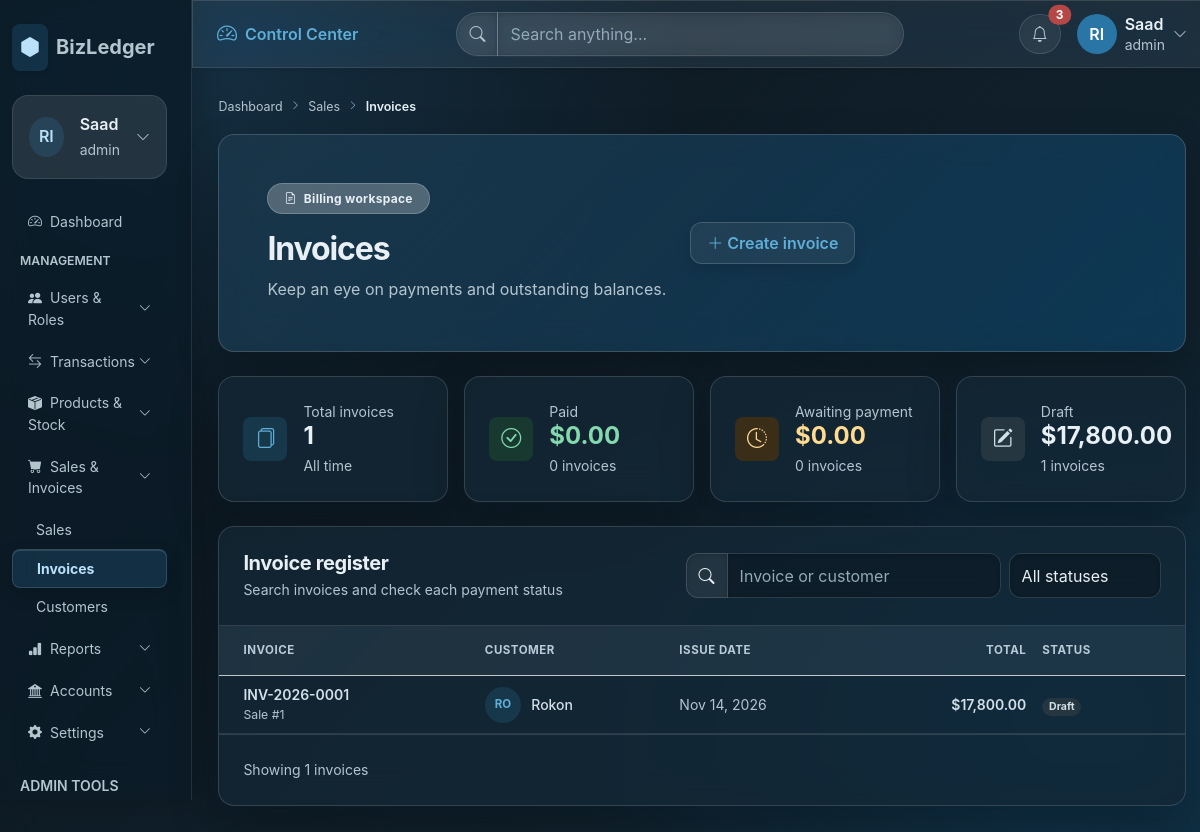
/admin/invoices.php (signed in), run on the app's committed database.
### tables this page shows
CREATE TABLE `sales` (
  `sale_id` int UNSIGNED NOT NULL,
  `company_id` int UNSIGNED NOT NULL,
  `customer_id` int UNSIGNED NOT NULL,
  `invoice_number` varchar(50) NOT NULL,
  `sale_date` date NOT NULL,
  `subtotal` decimal(15,2) NOT NULL DEFAULT '0.00',
  `discount` decimal(15,2) NOT NULL DEFAULT '0.00',
  `tax_amount` decimal(15,2) NOT NULL DEFAULT '0.00',
  `total_amount` decimal(15,2) NOT NULL DEFAULT '0.00',
  `status` enum('DRAFT','POSTED','PARTIAL','PAID','CANCELLED') NOT NULL DEFAULT 'DRAFT',
  `journal_id` int UNSIGNED DEFAULT NULL,
  `created_at` timestamp NOT NULL DEFAULT CURRENT_TIMESTAMP
);

CREATE TABLE `customers` (
  `customer_id` int UNSIGNED NOT NULL,
  `company_id` int UNSIGNED NOT NULL,
  `customer_name` varchar(150) NOT NULL,
  `phone` varchar(30) DEFAULT NULL,
  `email` varchar(150) DEFAULT NULL,
  `address` text,
  `status` tinyint NOT NULL DEFAULT '1',
  `created_at` timestamp NOT NULL DEFAULT CURRENT_TIMESTAMP,
  `updated_at` timestamp NOT NULL DEFAULT CURRENT_TIMESTAMP ON UPDATE CURRENT_TIMESTAMP
);

### admin/invoices.php (the view, shortened to what this page needs)
<?php
include_once 'assets/db/bdconfig.php';
$company_id = (int) ($_SESSION['company_id'] ?? 1);
$invoices = $conn->query("SELECT s.*, c.customer_name
FROM sales s LEFT JOIN customers c ON c.customer_id = s.customer_id
WHERE s.company_id = '$company_id' ORDER BY s.sale_date DESC, s.sale_id DESC");
$summary = $conn->query("SELECT
COUNT(*) AS total_count,
COALESCE(SUM(CASE WHEN status = 'PAID' THEN total_amount END), 0) AS paid_amount,
SUM(status = 'PAID') AS paid_count,
COALESCE(SUM(CASE WHEN status IN ('POSTED', 'PARTIAL') THEN total_amount END), 0) AS awaiting_amount,
SUM(status IN ('POSTED', 'PARTIAL')) AS awaiting_count,
COALESCE(SUM(CASE WHEN status = 'DRAFT' THEN total_amount END), 0) AS draft_amount,
SUM(status = 'DRAFT') AS draft_count
FROM sales WHERE company_id = '$company_id'")->fetch_assoc();
?>
<!DOCTYPE html>
<html lang="en">
<head>
    <link href="https://cdn.jsdelivr.net/npm/bootstrap@5.3.3/dist/css/bootstrap.min.css" rel="stylesheet">
    <link href="https://cdn.jsdelivr.net/npm/bootstrap-icons@1.11.3/font/bootstrap-icons.css" rel="stylesheet">
    <link href="assets/css/dashboard-shared.css" rel="stylesheet">
    <link href="assets/css/inventory.css" rel="stylesheet">
    <link href="assets/css/sales-invoices.css" rel="stylesheet">
    <link href="assets/css/glassmorphism.css" rel="stylesheet">
</head>
<body class="bg-body-tertiary dashboard-page inventory-page commerce-page">
    <div class="container-fluid px-0">
        <div class="row min-vh-100">
            <div class="col-lg-3 col-xl-2 p-0 bg-dark">
                <?php if (($_SESSION['role'] ?? '') === 'accountant') { include 'include/accountendsidebar.php'; } else { include 'include/adminsidebar.php'; } ?>
            </div>
            <main class="col-12 col-lg-9 col-xl-10 p-0">
                <?php if (($_SESSION['role'] ?? '') === 'accountant') { include 'include/accountendheadbar.php'; } else { include 'include/adminheadbar.php'; } ?>
                <div class="p-3 p-md-4 p-xl-5">
                    <nav class="inventory-breadcrumb mb-3" aria-label="Breadcrumb">
                        <a href="dashboard_admin.php" class="text-decoration-none">Dashboard</a>
                        <i class="bi bi-chevron-right mx-2" aria-hidden="true"></i>
                        <a href="sales.php" class="text-decoration-none">Sales</a>
                        <i class="bi bi-chevron-right mx-2" aria-hidden="true"></i>
                        <span aria-current="page">Invoices</span>
                    </nav>
                    <section class="inventory-hero commerce-hero invoice-hero rounded-4 shadow-sm text-white p-4 p-lg-5 mb-4">
                        <div class="d-flex flex-column flex-md-row justify-content-between align-items-md-center gap-4">
                            <div>
                                <span class="badge rounded-pill bg-white bg-opacity-25 text-white px-3 py-2 mb-3"><i class="bi bi-file-earmark-text me-1" aria-hidden="true"></i> Billing workspace</span>
                                <h1 class="h2 fw-bold mb-2">Invoices</h1>
                                <p class="mb-0 text-white-50">Keep an eye on payments and outstanding balances.</p>
                            </div>
                            <a class="btn btn-light text-primary fw-semibold px-3 py-2 text-nowrap" href="sales.php">
                                <i class="bi bi-plus-lg me-1" aria-hidden="true"></i>Create invoice
                            </a>
                        </div>
                    </section>
                    <section class="row g-3 mb-4" aria-label="Invoice summary">
                        <div class="col-12 col-sm-6 col-xl-3">
                            <article class="card inventory-stat rounded-4 h-100">
                                <div class="card-body d-flex align-items-center gap-3 p-4"><span class="inventory-stat-icon rounded-3 bg-primary-subtle text-primary"><i class="bi bi-files" aria-hidden="true"></i></span>
                                    <div>
                                        <div class="small text-secondary">Total invoices</div>
                                        <div class="h4 fw-bold mb-0"><?= (int) $summary['total_count'] ?></div>
                                        <div class="small text-secondary mt-1">All time</div>
                                    </div>
                                </div>
                            </article>
                        </div>
                        <div class="col-12 col-sm-6 col-xl-3">
                            <article class="card inventory-stat rounded-4 h-100">
                                <div class="card-body d-flex align-items-center gap-3 p-4"><span class="inventory-stat-icon rounded-3 bg-success-subtle text-success"><i class="bi bi-check-circle" aria-hidden="true"></i></span>
                                    <div>
                                        <div class="small text-secondary">Paid</div>
                                        <div class="h4 fw-bold text-success mb-0">$<?= number_format($summary['paid_amount'], 2) ?></div>
                                        <div class="small text-secondary mt-1"><?= (int) $summary['paid_count'] ?> invoices</div>
                                    </div>
                                </div>
                            </article>
                        </div>
                        <div class="col-12 col-sm-6 col-xl-3">
                            <article class="card inventory-stat rounded-4 h-100">
                                <div class="card-body d-flex align-items-center gap-3 p-4"><span class="inventory-stat-icon rounded-3 bg-warning-subtle text-warning-emphasis"><i class="bi bi-clock-history" aria-hidden="true"></i></span>
                                    <div>
                                        <div class="small text-secondary">Awaiting payment</div>
                                        <div class="h4 fw-bold text-warning-emphasis mb-0">$<?= number_format($summary['awaiting_amount'], 2) ?></div>
                                        <div class="small text-secondary mt-1"><?= (int) $summary['awaiting_count'] ?> invoices</div>
                                    </div>
                                </div>
                            </article>
                        </div>
                        <div class="col-12 col-sm-6 col-xl-3">
                            <article class="card inventory-stat rounded-4 h-100">
                                <div class="card-body d-flex align-items-center gap-3 p-4"><span class="inventory-stat-icon rounded-3 bg-secondary-subtle text-secondary-emphasis"><i class="bi bi-pencil-square" aria-hidden="true"></i></span>
                                    <div>
                                        <div class="small text-secondary">Draft</div>
                                        <div class="h4 fw-bold mb-0">$<?= number_format($summary['draft_amount'], 2) ?></div>
                                        <div class="small text-secondary mt-1"><?= (int) $summary['draft_count'] ?> invoices</div>
                                    </div>
                                </div>
                            </article>
                        </div>
                    </section>
                    <section class="card inventory-panel rounded-4 overflow-hidden" aria-labelledby="invoice-list-title">
                        <div class="d-flex flex-column flex-xl-row justify-content-between align-items-xl-center gap-3 p-3 p-md-4 border-bottom">
                            <div>
                                <h2 class="h5 fw-bold mb-1" id="invoice-list-title">Invoice register</h2>
                                <p class="small text-secondary mb-0">Search invoices and check each payment status</p>
                            </div>
                            <div class="d-flex flex-column flex-sm-row gap-2 inventory-filters">
                                <label class="input-group"><span class="input-group-text bg-white"><i class="bi bi-search" aria-hidden="true"></i></span><input class="form-control" type="search" placeholder="Invoice or customer" aria-label="Search invoices"></label>
                                <select class="form-select" aria-label="Filter invoices by status">
                                    <option selected>All statuses</option>
                                </select>
                            </div>
                        </div>
                        <div class="table-responsive">
                            <table class="table table-hover align-middle inventory-table commerce-table invoice-table mb-0">
                                <thead class="table-light">
                                    <tr>
                                        <th scope="col" class="ps-4 py-3">Invoice</th>
                                        <th scope="col" class="py-3">Customer</th>
                                        <th scope="col" class="py-3">Issue date</th>
                                        <th scope="col" class="py-3 text-end">Total</th>
                                        <th scope="col" class="pe-4 py-3">Status</th>
                                    </tr>
                                </thead>
                                <tbody>
                                    <?php while ($row = $invoices->fetch_assoc()) {
                                        if ($row['status'] == 'PAID') {
                                            $badge = 'bg-success-subtle text-success-emphasis';
                                            $text = 'Paid';
                                        } elseif ($row['status'] == 'PARTIAL') {
                                            $badge = 'bg-warning-subtle text-warning-emphasis';
                                            $text = 'Partial';
                                        } elseif ($row['status'] == 'POSTED') {
                                            $badge = 'bg-primary-subtle text-primary-emphasis';
                                            $text = 'Posted';
                                        } elseif ($row['status'] == 'CANCEL') {
                                            $badge = 'bg-danger-subtle text-danger-emphasis';
                                            $text = 'Cancelled';
                                        } else {
                                            $badge = 'bg-secondary-subtle text-secondary-emphasis';
                                            $text = 'Draft';
                                        }
                                    ?>
                                        <tr>
                                            <td class="ps-4">
                                                <div class="fw-semibold"><?= htmlspecialchars($row['invoice_number']) ?></div>
                                                <div class="small text-secondary">Sale #<?= $row['sale_id'] ?></div>
                                            </td>
                                            <td>
                                                <div class="customer-cell"><span class="customer-avatar bg-primary-subtle text-primary"><?= htmlspecialchars(strtoupper(substr($row['customer_name'] ?? '?', 0, 2))) ?></span><span class="fw-medium"><?= htmlspecialchars($row['customer_name'] ?? 'Unknown') ?></span></div>
                                            </td>
                                            <td class="text-secondary text-nowrap"><?= date('M d, Y', strtotime($row['sale_date'])) ?></td>
                                            <td class="text-end fw-semibold">$<?= number_format($row['total_amount'], 2) ?></td>
                                            <td class="pe-4"><span class="badge rounded-pill <?= $badge ?>"><?= $text ?></span></td>
                                        </tr>
                                    <?php } ?>
                                </tbody>
                            </table>
                        </div>
                        <div class="d-flex flex-column flex-sm-row justify-content-between align-items-center gap-3 p-3 p-md-4 border-top">
                            <span class="small text-secondary">Showing <?= (int) $summary['total_count'] ?> invoices</span>
                        </div>
                    </section>
                </div>
            </main>
        </div>
    </div>
</body>
</html>

### admin/assets/css/dashboard-shared.css (style rules this page uses)
:root { --dashboard-ink: #17233c; --dashboard-muted: #68758b; }
body.dashboard-page { color: var(--dashboard-ink); background: #f5f7fb; }

### admin/assets/css/inventory.css (style rules this page uses)
.inventory-page { --inventory-ink: #17233c; --inventory-muted: #68758b; --inventory-border: #e6ebf3; color: var(--inventory-ink); background: radial-gradient(ellipse at 92% 10%, rgba(49, 89, 201, .045), transparent 28rem), #f5f7fb; }
.inventory-page main > .p-3 { padding-top: 1.5rem !important; }
.inventory-breadcrumb { display: flex; align-items: center; min-height: 1.5rem; color: #8a95a8; font-size: .78rem; }
.inventory-breadcrumb a { color: #68758b; }
.inventory-breadcrumb i { font-size: .6rem; }
.inventory-breadcrumb [aria-current="page"] { color: #34425b; font-weight: 600; }
.inventory-hero { position: relative; overflow: hidden; min-height: 13rem; display: flex; align-items: center; border: 1px solid rgba(255, 255, 255, .16); background: radial-gradient(circle at 88% 18%, rgba(255, 255, 255, .18), transparent 25%), linear-gradient(120deg, #173b8f, #3159c9 62%, #4777df); box-shadow: 0 .75rem 2rem rgba(35, 67, 151, .16) !important; }
.inventory-hero h1 { letter-spacing: -.035em; }
.inventory-hero p { max-width: 34rem; line-height: 1.65; }
.inventory-hero .badge { border: 1px solid rgba(255, 255, 255, .2); letter-spacing: .025em; }
.inventory-hero .btn { border: 0; box-shadow: 0 .35rem 1rem rgba(15, 35, 83, .12); transition: transform .18s ease, box-shadow .18s ease; }
.inventory-stat, .inventory-panel { border: 1px solid var(--inventory-border); box-shadow: 0 .25rem .75rem rgba(23, 35, 60, .035); }
.inventory-stat-icon { display: inline-flex; width: 2.75rem; height: 2.75rem; align-items: center; justify-content: center; flex: 0 0 auto; font-size: 1.25rem; }
.inventory-panel { border-radius: 1rem !important; }
.inventory-filters { width: 100%; }
.inventory-filters .input-group { flex: 1 1 15rem; min-width: 12rem; }
.inventory-filters .form-select { flex: 0 0 auto; width: auto; min-width: 9.5rem; }
.inventory-filters .form-control, .inventory-filters .form-select, .inventory-filters .input-group-text { border-color: #dfe5ef; }
.inventory-table thead th { color: #68758b; font-size: .72rem; font-weight: 700; letter-spacing: .045em; text-transform: uppercase; white-space: nowrap; }
.inventory-table td { color: #34425b; font-size: .875rem; }
@media (min-width: 1200px) { .inventory-filters { width: auto; } }

### admin/assets/css/sales-invoices.css (style rules this page uses)
.commerce-page { color: #17233c; }
.commerce-hero { background: radial-gradient(circle at 88% 18%, rgba(255, 255, 255, .18), transparent 25%), linear-gradient(120deg, #173b8f, #3159c9 62%, #4777df); }
.invoice-hero { background: radial-gradient(circle at 88% 18%, rgba(255, 255, 255, .18), transparent 25%), linear-gradient(120deg, #53358d, #7654bd 58%, #9977d6); }
.commerce-table thead th { white-space: nowrap; }
.commerce-table td { white-space: nowrap; }
.customer-cell { display: inline-flex; align-items: center; gap: .65rem; }
.customer-avatar { display: inline-flex; width: 2.25rem; height: 2.25rem; align-items: center; justify-content: center; flex: 0 0 auto; border-radius: 50%; font-size: .72rem; font-weight: 700; }

### data on the page
sales: invoice_number "INV-2026-0001", sale_id "1", customer.customer_name "RO", customer.customer_name "Rokon", sale_date "Nov 14, 2026", total_amount "17,800.00", status "Draft"

### other printed values
$_SESSION['name'] "Saad"
$_SESSION['role'] "admin"
$summary['total_count'] "1"
$summary['paid_amount'] "0.00"
$summary['paid_count'] "0"
$summary['awaiting_amount'] "0.00"
$summary['awaiting_count'] "0"
$summary['draft_amount'] "17,800.00"
$summary['draft_count'] "1"
